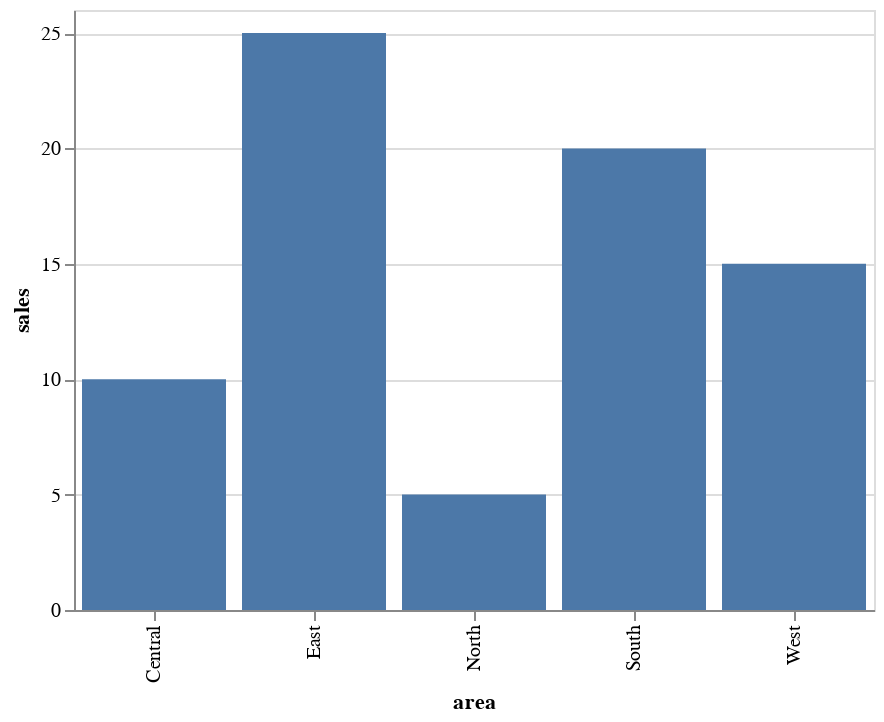

Write notebook code for a chart like this one.
### Code cell
base

### Figure 1 — Vega-Lite specification as saved in the notebook (floating-point values rounded to 4 significant figures)
{"$schema": "https://vega.github.io/schema/vega-lite/v3.4.0.json", "config": {"mark": {"tooltip": null}, "view": {"height": 300, "width": 400}}, "data": {"name": "data-e9a1bf97bac3c6f8642dc2ef7d8e4b49"}, "datasets": {"data-e9a1bf97bac3c6f8642dc2ef7d8e4b49": [{"area": "North", "profit": 2, "sales": 5}, {"area": "East", "profit": 8, "sales": 25}, {"area": "West", "profit": 6, "sales": 15}, {"area": "South", "profit": 5, "sales": 20}, {"area": "Central", "profit": 3, "sales": 10}]}, "encoding": {"x": {"field": "area", "type": "nominal"}, "y": {"field": "sales", "type": "quantitative"}}, "mark": "bar"}
